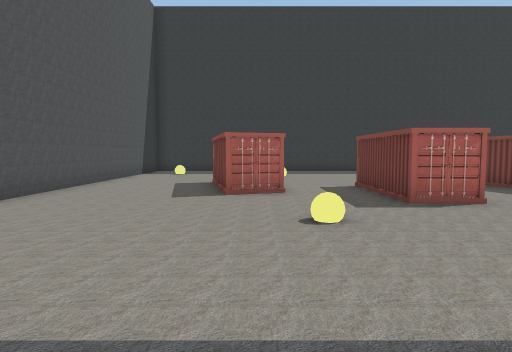
View 1 (above)

22 first-person views from a walk through a scene from a Unity 3-D project. The camera is 1.5 m above the floor, tilts 4° down and sees 75° across. The floor is counted in squares, 2 m on a side. Each view is taken from the middle of a square. On the plan, view 1 faces up. The plan holds only what a view shows up to about 11 squares ahead; the rest is blank. The place goes on beyond the plan. Some animated figures are left out. Some surface patterns are stand-ins.

View 2
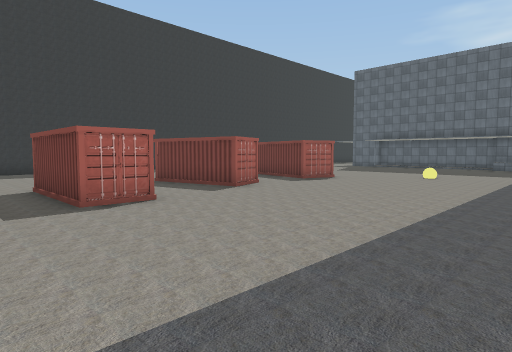

View 3
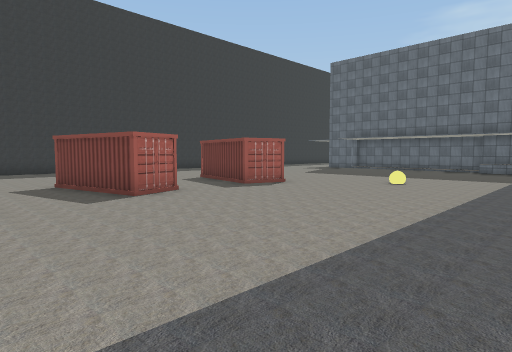

View 4
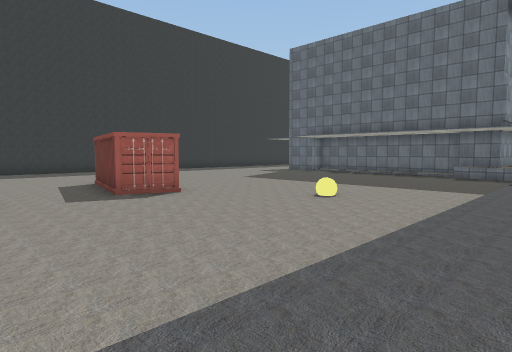

View 5
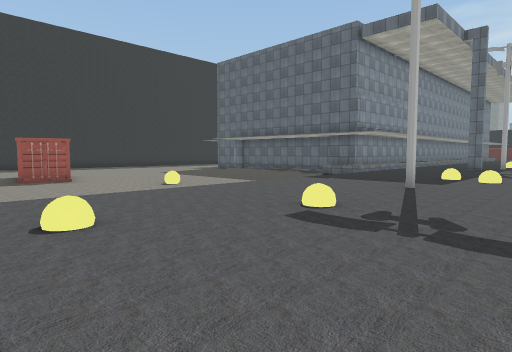

View 6
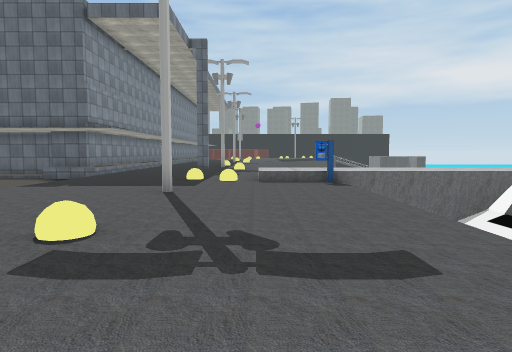

View 7
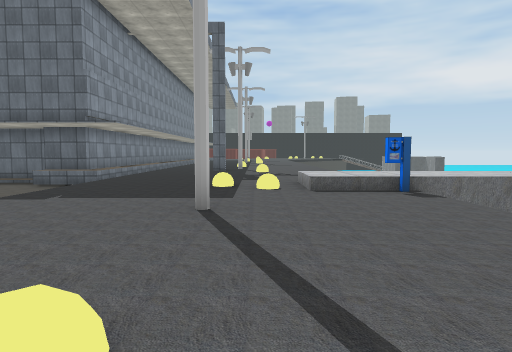

View 8
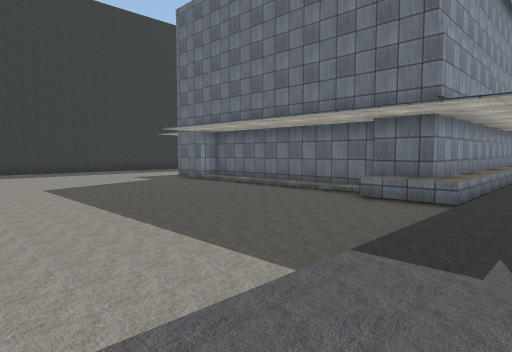

View 9
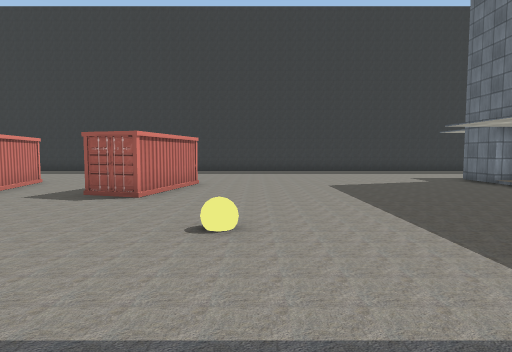

View 10
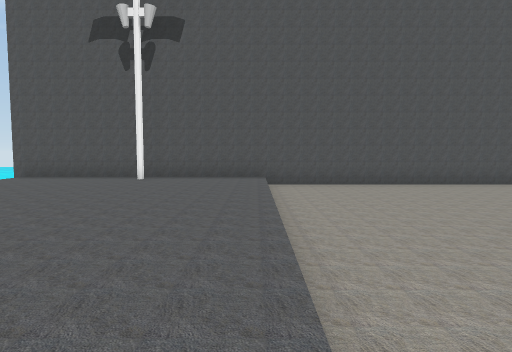

View 11
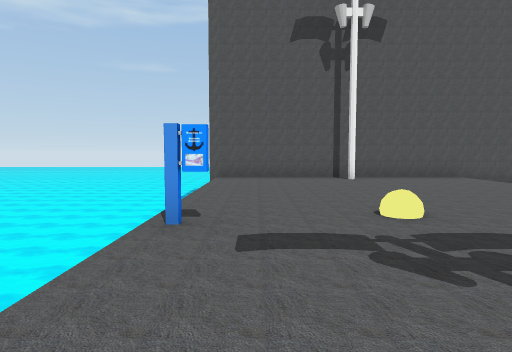

View 12
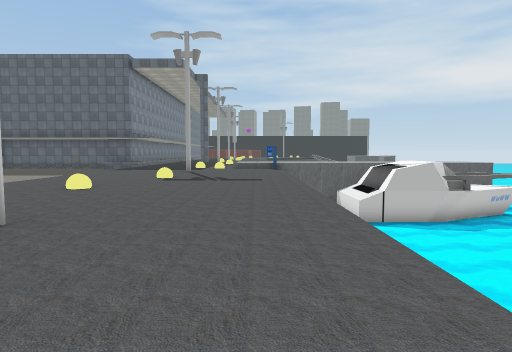

View 13
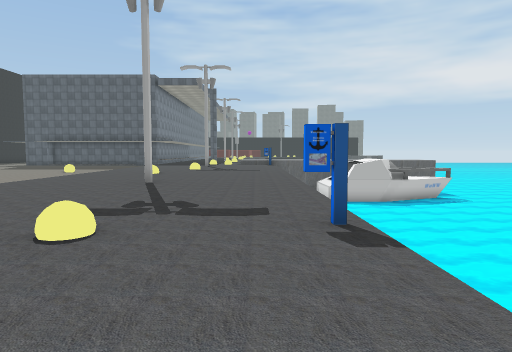

View 14
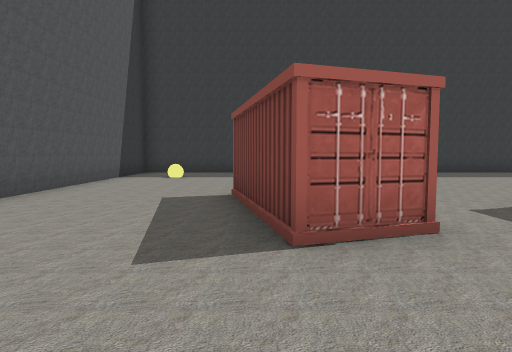

View 15
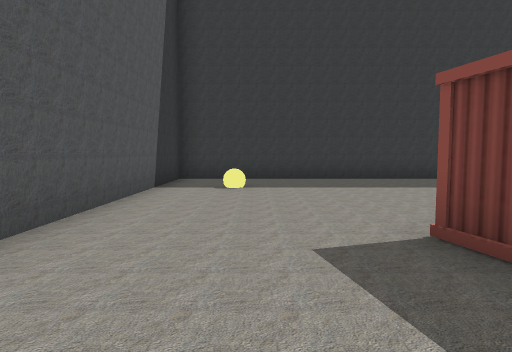

View 16
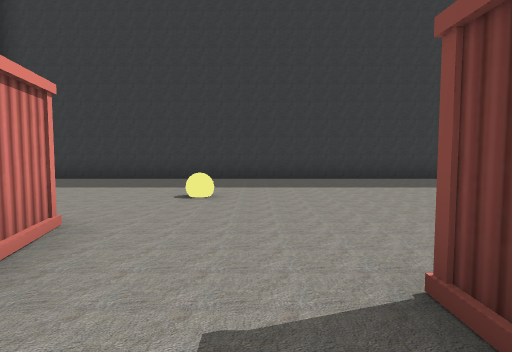

View 17
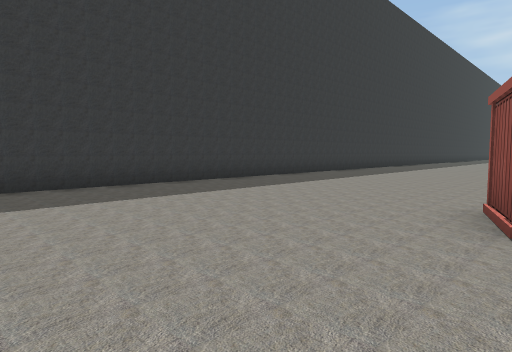

View 18
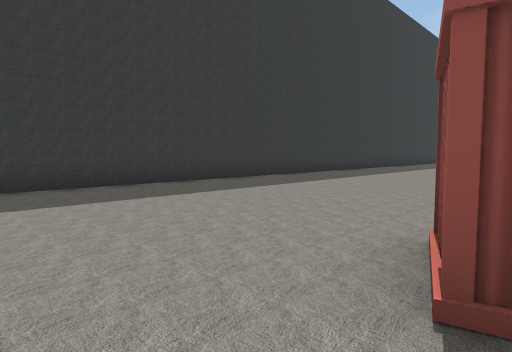

View 19
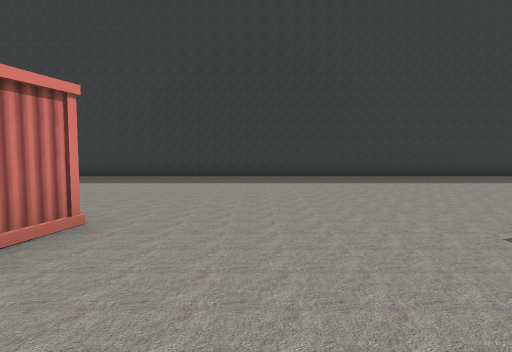

View 20
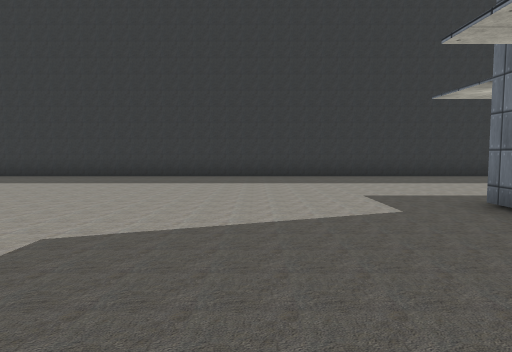

View 21
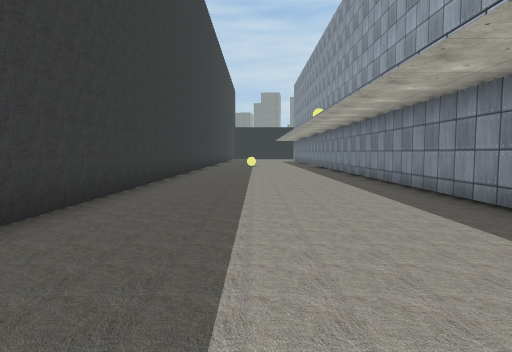

View 22
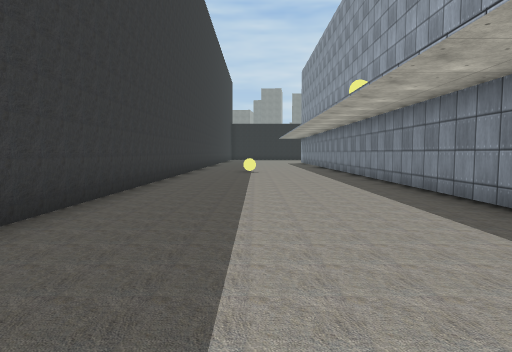

### Floor plan
Key: @ floor where view 1 was taken; # wall or solid block; . main floor; : floor 0.5 m higher than the main floor; = window, fence, low wall or low ledge; ≈ water the walk keeps out of; ^ raised ledge; v drop or lower ground; C container; S sign.
Columns run from 6 left of view 1 to 36 right of it. Each row starts with its distance up from view 1.
 18  ##########################################
 17  #.........................................
 16  #.........................................
 15  #=........................................
 14  #.....=...................................
 13  #.........................................
 12  #.........................................
 11  #...CC.......C...C..........##############
 10  #...CC......CC...CC.........#
  9  #...C ..C ..CC...CC.........#
  8  #...CC..C ..CC..CC..........#
  7  #.......CC...C...C..........#
  6  #...........................#
  5  #.....=.....................#
  4  #..................=........#
  3  #..........................^#
  2  #..........................^######
  1  #:::::::::::::::::::::::::::::
  0  #::::@:::::::::::::::::::::::
 -1  #::::::::::::::=:::::::::::::
 -2  #::::::::::#::::::=::#::=::::
 -3  #:::::=::::::::::::::::::::::
 -4  #:::::::::::::::::::::::^^:::
 -5  #:::::::::::::::::::::::^^
 -6  #:::::S::::::::::::::::S^^
 -7                          ^^
 -8                          ^^
 -9 ≈≈≈≈≈≈≈  ≈≈≈≈≈≈≈≈≈≈≈≈ vv≈^^

Positions as (right, up) in squares from view 1, and headings:
1: (0, 0), facing up
2: (1, 0), facing up-right
3: (4, 0), facing up-right
4: (8, 0), facing up-right
5: (9, -5), facing up-right
6: (10, -4), facing right
7: (12, -3), facing right
8: (15, 0), facing up-right
9: (15, 0), facing up
10: (5, 1), facing left
11: (5, -5), facing left
12: (3, -5), facing right
13: (-2, -5), facing right
14: (-1, 5), facing up
15: (-3, 8), facing up
16: (2, 8), facing up
17: (3, 10), facing up-right
18: (5, 10), facing up-right
19: (15, 7), facing up
20: (19, 7), facing up
21: (20, 15), facing right
22: (25, 15), facing right
